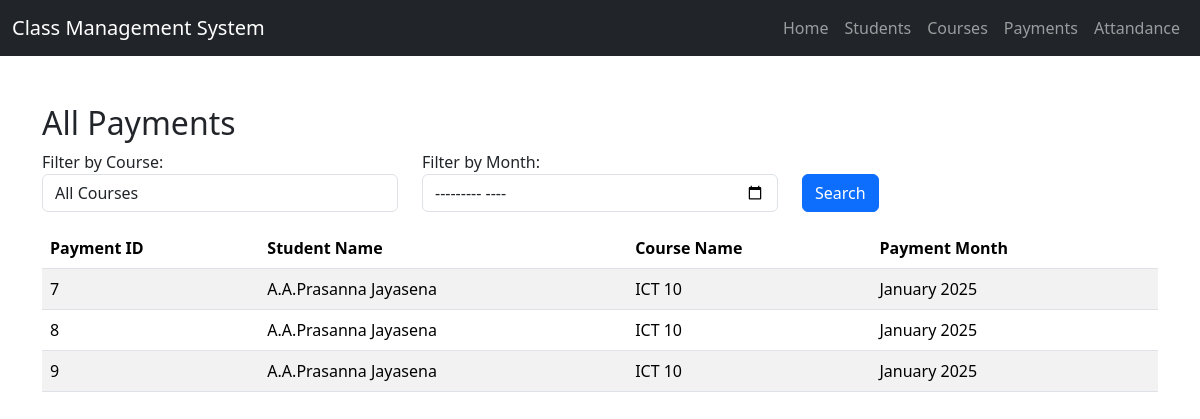
The page /payments/all_payments.php on the database its author committed.
### tables this page shows
CREATE TABLE `payments` (
  `payment_id` int(11) NOT NULL,
  `student_id` int(11) NOT NULL,
  `course_id` int(11) NOT NULL,
  `payment_month` date NOT NULL
);

CREATE TABLE `student` (
  `id` int(11) NOT NULL,
  `name` varchar(150) NOT NULL,
  `email` varchar(150) NOT NULL,
  `phone` varchar(150) NOT NULL,
  `dob` date NOT NULL,
  `course_id` int(11) DEFAULT NULL
);

CREATE TABLE `course` (
  `id` int(11) NOT NULL,
  `name` varchar(150) NOT NULL,
  `duration` varchar(150) NOT NULL
);

### payments/all_payments.php (the view, shortened to what this page needs)
<?php
include 'header.php';
include 'db.php';
$sql = "SELECT payments.payment_id, student.name AS student_name, course.name AS course_name, payments.payment_month
        FROM payments
        JOIN student ON payments.student_id = student.id
        JOIN course ON payments.course_id = course.id";
$sql .= " ORDER BY payments.payment_month DESC";
$stmt = $conn->prepare($sql);
$stmt->execute();
$result = $stmt->get_result();
?>
<div class="container mt-5">
    <h2>All Payments</h2>
    <form action="all_payments.php" method="GET">
        <div class="row mb-3">
            <div class="col-md-4">
                <label for="course_id">Filter by Course:</label>
                <select class="form-control" name="course_id">
                    <option value="">All Courses</option>
                </select>
            </div>
            <div class="col-md-4">
                <label for="payment_month">Filter by Month:</label>
                <input type="month" class="form-control" name="payment_month" value="<?php echo $_GET['payment_month'] ?? ''; ?>">
            </div>
            <div class="col-md-4 d-flex align-items-end">
                <button type="submit" class="btn btn-primary">Search</button>
            </div>
        </div>
    </form>
    <table class="table table-striped">
        <thead>
            <tr>
                <th>Payment ID</th>
                <th>Student Name</th>
                <th>Course Name</th>
                <th>Payment Month</th>
            </tr>
        </thead>
        <tbody>
            <?php
            if ($result->num_rows > 0) {
                while ($row = $result->fetch_assoc()) {
                    echo "<tr>
                              <td>" . $row['payment_id'] . "</td>
                              <td>" . htmlspecialchars($row['student_name']) . "</td>
                              <td>" . htmlspecialchars($row['course_name']) . "</td>
                              <td>" . date('F Y', strtotime($row['payment_month'])) . "</td>
                          </tr>";
                }
            } else {
                echo "<tr><td colspan='4'>No payments found</td></tr>";
            }
            ?>
        </tbody>
    </table>
</div>
</body>
</html>

### rows shown on the page
payments: payment_id "7", student.name "A.A.Prasanna Jayasena", course.name "ICT 10", payment_month "January 2025"
payments: payment_id "8", student.name "A.A.Prasanna Jayasena", course.name "ICT 10", payment_month "January 2025"
payments: payment_id "9", student.name "A.A.Prasanna Jayasena", course.name "ICT 10", payment_month "January 2025"
